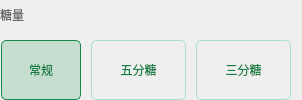
                        <widget class="QWidget" name="widget_30" native="true">
                         <layout class="QVBoxLayout" name="verticalLayout_14">
                          <property name="spacing">
                           <number>10</number>
                          </property>
                          <property name="leftMargin">
                           <number>0</number>
                          </property>
                          <property name="topMargin">
                           <number>0</number>
                          </property>
                          <property name="bottomMargin">
                           <number>0</number>
                          </property>
                          <item>
                           <widget class="QWidget" name="widget_31" native="true">
                            <layout class="QHBoxLayout" name="horizontalLayout_31">
                             <property name="spacing">
                              <number>0</number>
                             </property>
                             <property name="leftMargin">
                              <number>0</number>
                             </property>
                             <property name="topMargin">
                              <number>0</number>
                             </property>
                             <property name="rightMargin">
                              <number>0</number>
                             </property>
                             <property name="bottomMargin">
                              <number>0</number>
                             </property>
                             <item>
                              <widget class="QLabel" name="label_13">
                               <property name="minimumSize">
                                <size>
                                 <width>0</width>
                                 <height>25</height>
                                </size>
                               </property>
                               <property name="maximumSize">
                                <size>
                                 <width>1000</width>
                                 <height>25</height>
                                </size>
                               </property>
                               <property name="styleSheet">
                                <string notr="true">color:rgb(102, 102, 102);</string>
                               </property>
                               <property name="text">
                                <string>糖量</string>
                               </property>
                              </widget>
                             </item>
                             <item>
                              <spacer name="horizontalSpacer_11">
                               <property name="orientation">
                                <enum>Qt::Horizontal</enum>
                               </property>
                               <property name="sizeHint" stdset="0">
                                <size>
                                 <width>230</width>
                                 <height>20</height>
                                </size>
                               </property>
                              </spacer>
                             </item>
                            </layout>
                           </widget>
                          </item>
                          <item>
                           <widget class="QWidget" name="widget_32" native="true">
                            <layout class="QHBoxLayout" name="horizontalLayout_32">
                             <property name="spacing">
                              <number>10</number>
                             </property>
                             <property name="leftMargin">
                              <number>1</number>
                             </property>
                             <property name="topMargin">
                              <number>0</number>
                             </property>
                             <property name="rightMargin">
                              <number>0</number>
                             </property>
                             <property name="bottomMargin">
                              <number>0</number>
                             </property>
                             <item>
                              <widget class="QLabel" name="menu_sugar_normal">
                               <property name="minimumSize">
                                <size>
                                 <width>80</width>
                                 <height>60</height>
                                </size>
                               </property>
                               <property name="maximumSize">
                                <size>
                                 <width>80</width>
                                 <height>60</height>
                                </size>
                               </property>
                               <property name="styleSheet">
                                <string notr="true">background-color:rgba(44,159,97,0.22);
border-radius:5px;
border: 1px solid rgb(21, 136, 74);
color:rgb(20, 126, 69);</string>
                               </property>
                               <property name="text">
                                <string>常规</string>
                               </property>
                               <property name="alignment">
                                <set>Qt::AlignCenter</set>
                               </property>
                              </widget>
                             </item>
                             <item>
                              <widget class="QLabel" name="menu_sugar_5">
                               <property name="minimumSize">
                                <size>
                                 <width>95</width>
                                 <height>60</height>
                                </size>
                               </property>
                               <property name="maximumSize">
                                <size>
                                 <width>95</width>
                                 <height>60</height>
                                </size>
                               </property>
                               <property name="styleSheet">
                                <string notr="true">border-radius:5px;
border: 1px solid rgb(169, 227, 196);
color:rgb(20, 126, 69);</string>
                               </property>
                               <property name="text">
                                <string>五分糖</string>
                               </property>
                               <property name="alignment">
                                <set>Qt::AlignCenter</set>
                               </property>
                              </widget>
                             </item>
                             <item>
                              <widget class="QLabel" name="menu_sugar_3">
                               <property name="minimumSize">
                                <size>
                                 <width>95</width>
                                 <height>60</height>
                                </size>
                               </property>
                               <property name="maximumSize">
                                <size>
                                 <width>95</width>
                                 <height>60</height>
                                </size>
                               </property>
                               <property name="styleSheet">
                                <string notr="true">border-radius:5px;
border: 1px solid rgb(169, 227, 196);
color:rgb(20, 126, 69);</string>
                               </property>
                               <property name="text">
                                <string>三分糖</string>
                               </property>
                               <property name="alignment">
                                <set>Qt::AlignCenter</set>
                               </property>
                              </widget>
                             </item>
                            </layout>
                           </widget>
                          </item>
                         </layout>
                        </widget>
